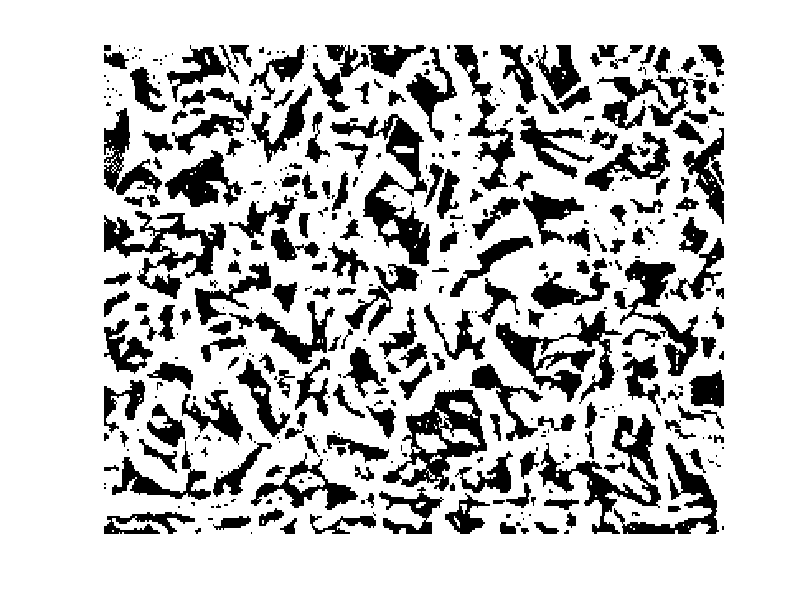

This chart was generated by the following MATLAB code: (Note: this script raises an error after producing the figure.)
clear all;close all;clc;

load('real_SEM_images.mat');
w = w1;
w(w1==1) = 0;
w(w1==0) = 1;
W1 = w;

w = w2;
w(w2==1) = 0;
w(w2==0) = 1;
W2 = w;

w = w3;
w(w3==1) = 0;
w(w3==0) = 1;
W3 = w;

figure;
image(w,'CDataMapping','scaled');
colormap('gray');
grid off;
set(gca,'visible','off');

% % n_X = min([size(W1,2),size(W2,2),size(W3,2)]);
% % W_X = [W1(:,1:n_X)' W2(:,1:n_X)' W3(:,1:n_X)'];
% % n_Y = min([size(W1,1),size(W2,1),size(W3,1)]);
% % W_Y = [W1(1:n_Y,:) W2(1:n_Y,:) W3(1:n_Y,:)];

n_X = size(W3,2);
W_X = [W3(:,1:n_X)'];
n_Y = size(W3,1);
W_Y = [W3(1:n_Y,:)];


% Vomlume_Frac = 1-mean([sum(sum(W1)),sum(sum(W2)),sum(sum(W3))])/n_Y/n_X;

[WW_SEM_ACF_Y,a] = corrPairs(W_Y);
figure
plot(0:length(WW_SEM_ACF_Y)-1,WW_SEM_ACF_Y);




% axis([0 300 -0.2 1 ]);
% xlabel('Vertical direction/Pixel');
% ylabel('Autocorrelation function');

[WW_SEM_ACF_X,a] = corrPairs(W_X);
figure
plot(0:length(WW_SEM_ACF_X)-1,WW_SEM_ACF_X);

